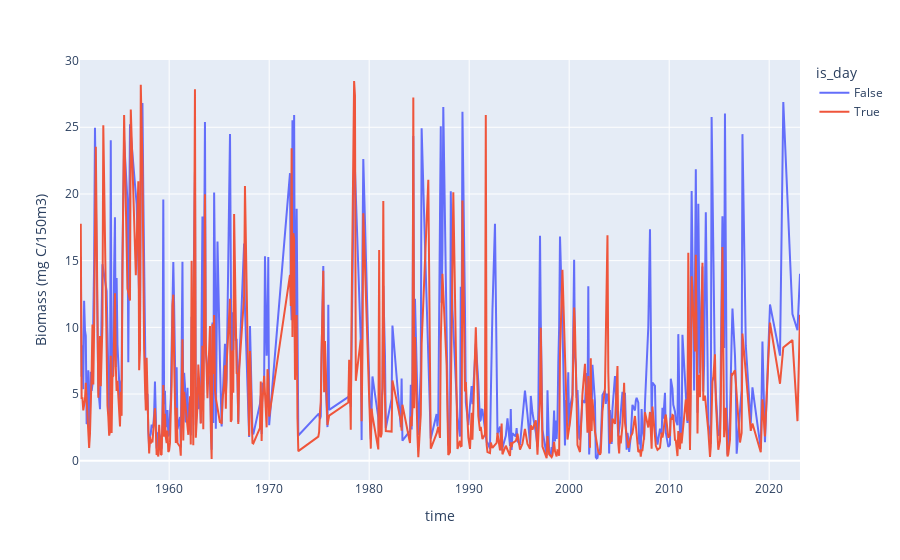

Source (notebook cell):
### Code cell
px.line(
    displacement_volum_to_biomass(test / 1000).reset_index(),
    x="time",
    y="zooplankton",
    color="is_day",
).update_yaxes(title="Biomass (mg C/150m3)")

### Figure 1 — Plotly figure (JSON) as saved in the notebook; plotly's stock layout.template omitted (floating-point values rounded to 4 significant figures; data arrays with more than 128 entries replaced by an {"elided": "..."} marker saying what was removed)
{"data": [{"hovertemplate": "is_day=False<br>time=%{x}<br>zooplankton=%{y}<extra></extra>", "legendgroup": "False", "line": {"color": "#636efa", "dash": "solid"}, "marker": {"symbol": "circle"}, "mode": "lines", "name": "False", "orientation": "v", "showlegend": true, "type": "scatter", "x": {"elided": "458 str values"}, "xaxis": "x", "y": {"elided": "458 float values"}, "yaxis": "y"}, {"hovertemplate": "is_day=True<br>time=%{x}<br>zooplankton=%{y}<extra></extra>", "legendgroup": "True", "line": {"color": "#EF553B", "dash": "solid"}, "marker": {"symbol": "circle"}, "mode": "lines", "name": "True", "orientation": "v", "showlegend": true, "type": "scatter", "x": {"elided": "436 str values"}, "xaxis": "x", "y": {"elided": "436 float values"}, "yaxis": "y"}], "layout": {"legend": {"title": {"text": "is_day"}, "tracegroupgap": 0}, "margin": {"t": 60}, "xaxis": {"anchor": "y", "domain": [0, 1], "title": {"text": "time"}}, "yaxis": {"anchor": "x", "domain": [0, 1], "title": {"text": "Biomass (mg C/150m3)"}}}}
